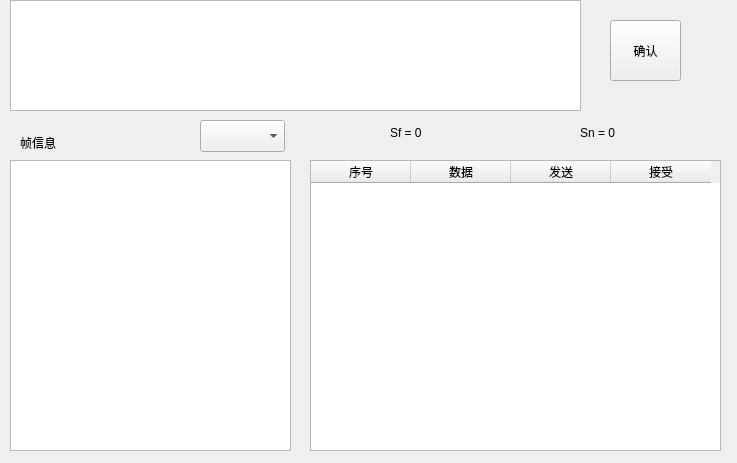
<?xml version="1.0" encoding="UTF-8"?>
<ui version="4.0">
 <class>Form</class>
 <widget class="QWidget" name="Form">
  <property name="geometry">
   <rect>
    <x>0</x>
    <y>0</y>
    <width>737</width>
    <height>463</height>
   </rect>
  </property>
  <property name="windowTitle">
   <string>发送方</string>
  </property>
  <widget class="QPlainTextEdit" name="input_text">
   <property name="geometry">
    <rect>
     <x>10</x>
     <y>0</y>
     <width>571</width>
     <height>111</height>
    </rect>
   </property>
   <property name="plainText">
    <string/>
   </property>
   <property name="placeholderText">
    <string>请输入待发送的数据&gt;&gt;&gt;</string>
   </property>
  </widget>
  <widget class="QPushButton" name="button_commit1">
   <property name="geometry">
    <rect>
     <x>610</x>
     <y>20</y>
     <width>71</width>
     <height>61</height>
    </rect>
   </property>
   <property name="text">
    <string>确认</string>
   </property>
   <property name="autoDefault">
    <bool>false</bool>
   </property>
   <property name="default">
    <bool>false</bool>
   </property>
  </widget>
  <widget class="QTextBrowser" name="frame_cat">
   <property name="geometry">
    <rect>
     <x>10</x>
     <y>160</y>
     <width>281</width>
     <height>291</height>
    </rect>
   </property>
  </widget>
  <widget class="QLabel" name="label_1">
   <property name="geometry">
    <rect>
     <x>20</x>
     <y>130</y>
     <width>77</width>
     <height>25</height>
    </rect>
   </property>
   <property name="text">
    <string>帧信息</string>
   </property>
  </widget>
  <widget class="QComboBox" name="cbox1">
   <property name="geometry">
    <rect>
     <x>200</x>
     <y>120</y>
     <width>85</width>
     <height>32</height>
    </rect>
   </property>
   <property name="placeholderText">
    <string/>
   </property>
  </widget>
  <widget class="QLabel" name="label_Sn">
   <property name="geometry">
    <rect>
     <x>580</x>
     <y>120</y>
     <width>77</width>
     <height>25</height>
    </rect>
   </property>
   <property name="text">
    <string>Sn = 0</string>
   </property>
  </widget>
  <widget class="QLabel" name="label_Sf">
   <property name="geometry">
    <rect>
     <x>390</x>
     <y>120</y>
     <width>77</width>
     <height>25</height>
    </rect>
   </property>
   <property name="text">
    <string>Sf = 0</string>
   </property>
  </widget>
  <widget class="QTableWidget" name="table1">
   <property name="geometry">
    <rect>
     <x>310</x>
     <y>160</y>
     <width>411</width>
     <height>291</height>
    </rect>
   </property>
   <column>
    <property name="text">
     <string>序号</string>
    </property>
   </column>
   <column>
    <property name="text">
     <string>数据</string>
    </property>
   </column>
   <column>
    <property name="text">
     <string>发送</string>
    </property>
   </column>
   <column>
    <property name="text">
     <string>接受</string>
    </property>
   </column>
  </widget>
 </widget>
 <resources/>
 <connections/>
</ui>
